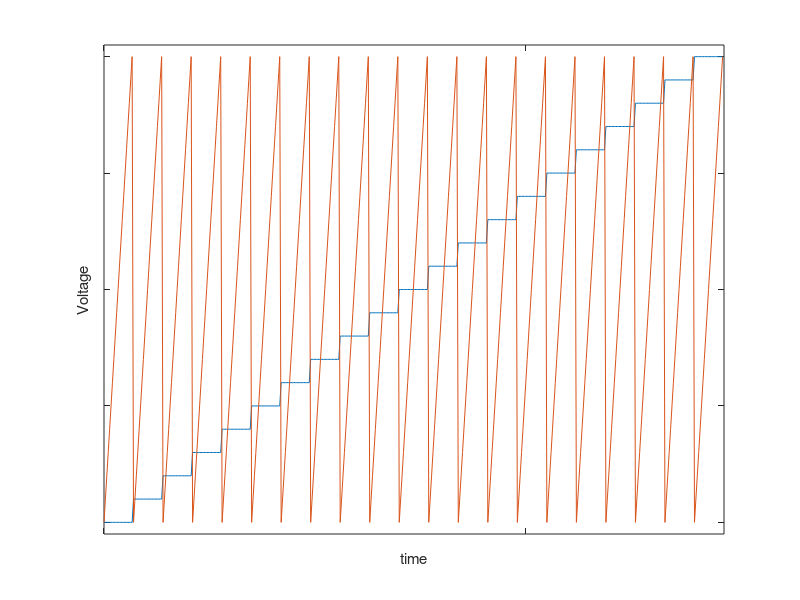

Here is the MATLAB script that generated this plot: (Note: this script raises an error after producing the figure.)
%The primary purpose of this program is to create a multi-layer matrix,
%each layer of which represents the voltage values of each device.
clear all
close all
channels=2
step=1;
SMX_max=10;
SMX_min=-10;
SMY_max=10;
SMY_min=-10;



SMX_row=[SMX_min:step:SMY_max];
SMY_row=[SMY_min:step: SMY_max];
SM_test_3D = zeros(size(SMX_row,2),size(SMY_row,2),channels);
SM_test_3D(:,:,1)=meshgrid(SMX_row, SMY_row);
SM_test_3D(:,:,2)=transpose(meshgrid(SMY_row, SMX_row));
disp("Number of Tics:")
numtics= size(SM_test_3D,1)*size(SM_test_3D,2);
disp(numtics)
% Compress 3D matrix into 2D matrix
SM_test=[];
SM_test = vertcat(SM_test, reshape(SM_test_3D(:,:,1), 1, []));
for k=2:channels
    SM_test = vertcat(SM_test, reshape(SM_test_3D(:,:,k), 1, []));
end

time = (0:1:size(SM_test,2)-1);
plot(time,SM_test(1,:))
hold on
plot(time, SM_test(2,:))
ylim([-10.5 10.5])
xlim ([0,size(SM_test,2)])
xticklabels({})
yticklabels({})
xticks(0:300:2000)
ylabel('Voltage')
xlabel('time')

writematrix(SM_test, "SM_test_20V.txt")
% Add ETL1, ETL2, SM1.